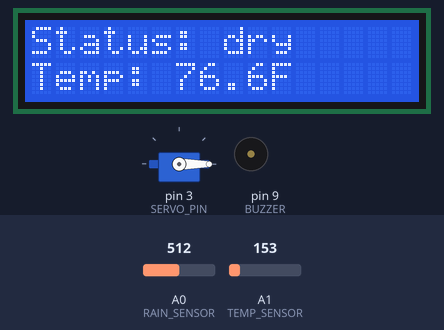
A sketch run on a simulated Arduino Uno, built with avr-gcc and run on an emulated ATmega328P. On the bench: servo, 16×2 character LCD, buzzer (waves = sounding, pin HIGH). Inputs (shaded band) come from the test bench; at power-on: A0 (RAIN_SENSOR) = 512, A1 (TEMP_SENSOR) = 153. What the sketch prints to the serial monitor is not drawn.

Above: at 3.2 s.
3.3 s: A0 (RAIN_SENSOR) set to 108
4.8 s: A0 (RAIN_SENSOR) set to 96
At 5.4 s:
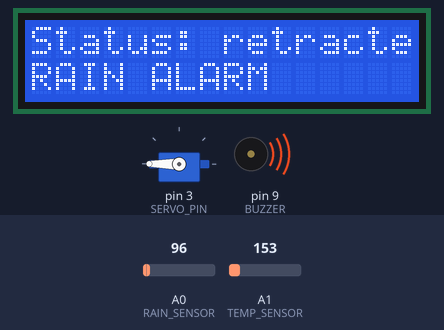
6.6 s: A0 (RAIN_SENSOR) set to 112
At 6.84 s:
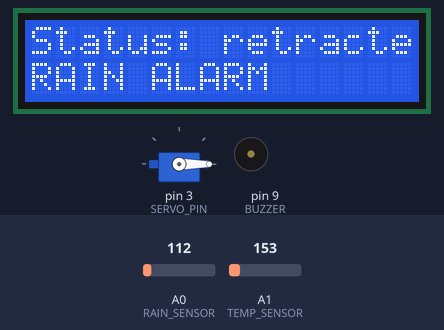
8.5 s: A1 (TEMP_SENSOR) set to 165
At 10.2 s:
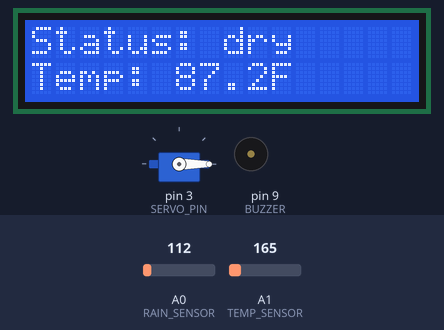
10.5 s: A1 (TEMP_SENSOR) set to 175
At 12.2 s:
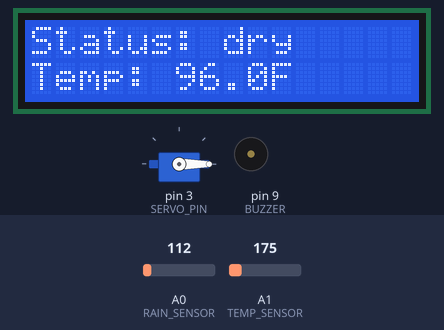
12.6 s: A1 (TEMP_SENSOR) set to 191
At 14.1 s:
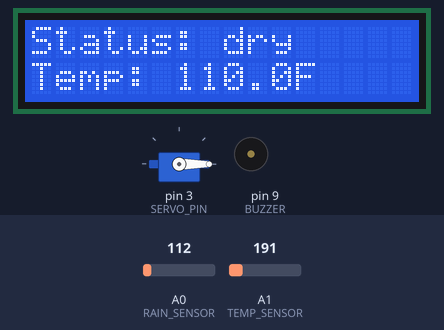
Timing chart, 0 to 15.6 s (numbered marks = the images above; inputs shaded):
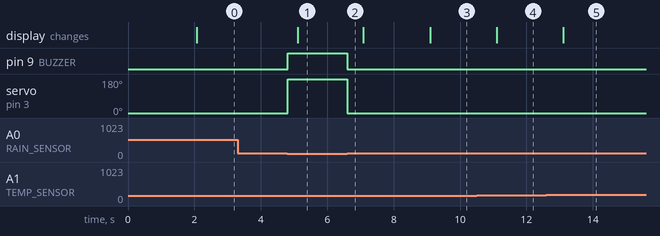

The sketch:

9.ino
```cpp
#include <LiquidCrystal.h>
#include <Servo.h>

//definitions
#define RAIN_SENSOR   A0   // analog input from Flex sensor
#define TEMP_SENSOR   A1   // analog input from temperature sensor
#define SERVO_PIN     3    // for the retraction servo motor
#define BUZZER        9    // for the alarm buzzer

//LCD parallel matrix RS, E, D4, D5, D6, D7
const int rs = 12, en = 11, d4 = 7, d5 = 5, d6 = 4, d7 = 2;
LiquidCrystal lcd(rs, en, d4, d5, d6, d7);

//constants
const int RAIN_THRESHOLD    = 102; //rain detection
const int EXTENDED_POSITION  = 0;   // when 0 degrees clothes can stay outside
const int RETRACTED_POSITION = 180; // 180degree> clothes will get retracted

//timing the variables
unsigned long previousMillis = 0;  //stores last time screen updated
const long interval          = 1000; //screen refresh

Servo winchServo;

void setup() {
    pinMode(RAIN_SENSOR, INPUT);
    pinMode(TEMP_SENSOR, INPUT);
    pinMode(BUZZER, OUTPUT);

    winchServo.attach(SERVO_PIN);
    winchServo.write(EXTENDED_POSITION);

    Serial.begin(9600);

    //define LCD dimensions(16 columns, 2 rows)
    lcd.begin(16, 2);
    lcd.print("Smart Clothesline");
    lcd.setCursor(0, 1);
    lcd.print("System Active...");
    delay(2000);
    lcd.clear();
}

void loop() {
    int sensorValue = analogRead(RAIN_SENSOR);
    Serial.println(sensorValue);

    if (sensorValue < RAIN_THRESHOLD) {
        digitalWrite(BUZZER, HIGH);              //sounds the alarm
        winchServo.write(RETRACTED_POSITION);   //pull clothsline inside
    } else {
        digitalWrite(BUZZER, LOW);               //alarm off
        winchServo.write(EXTENDED_POSITION);    //clothesline outside
    }

    //refresh display screens every 1 second
    unsigned long currentMillis = millis();
    if (currentMillis - previousMillis >= interval) {
        previousMillis = currentMillis;

        // temperature voltage in celsious
        int rawTemp = analogRead(TEMP_SENSOR);
        float voltage = rawTemp * (5.0 / 1023.0);
        float temperatureC = (voltage - 0.5) * 100.0;
        float temperatureF = (temperatureC * 9.0 / 5.0) + 32.0;//convert to F

        bool alertStatus = (sensorValue < RAIN_THRESHOLD);
        updateDisplay(temperatureF, alertStatus);
    }
}

void updateDisplay(float temp, bool isRaining) {
    lcd.clear();
    lcd.setCursor(0, 0);

    if (isRaining) {
        lcd.print("Status: retracted");
        lcd.setCursor(0, 1);
        lcd.print("RAIN ALARM");
    } else {
        lcd.print("Status: dry");
        lcd.setCursor(0, 1);
        lcd.print("Temp: ");
        lcd.print(temp, 1);
        lcd.print("F");
    }
}
```

Measured:
- the behaviour switches between 102 and 101 on A0 (RAIN_SENSOR) (found by bisection; images 0 and 1)
- after the input at 4.8 s, pin 9 (BUZZER): LOW → HIGH at once; servo on pin 3 (SERVO_PIN): 0° → 180° at once; the display: changes after 0.31 s (image 1)
- after the input at 6.6 s, pin 9 (BUZZER): HIGH → LOW at once; servo on pin 3 (SERVO_PIN): 180° → 0° at once
- after the input at 8.5 s, the display: changes after 0.60 s (image 3)
- after the input at 10.5 s, the display: changes after 0.61 s (image 4)
- after the input at 12.6 s, the display: changes after 0.51 s (image 5)
